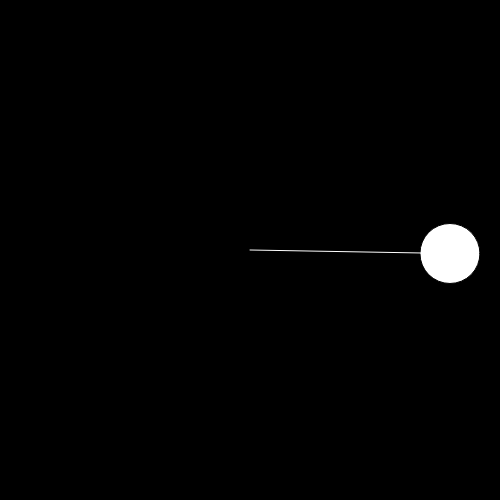
Frame 1 (no input)
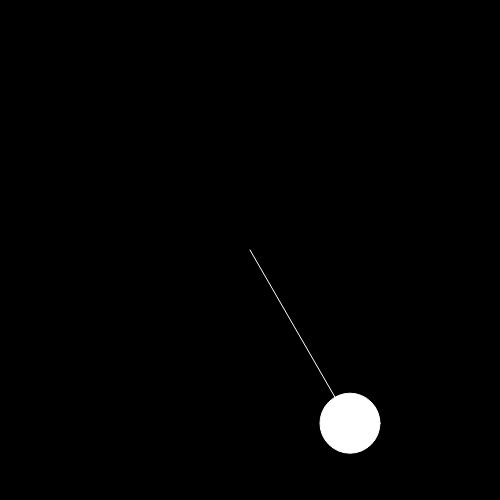
Frame 60 (no input)
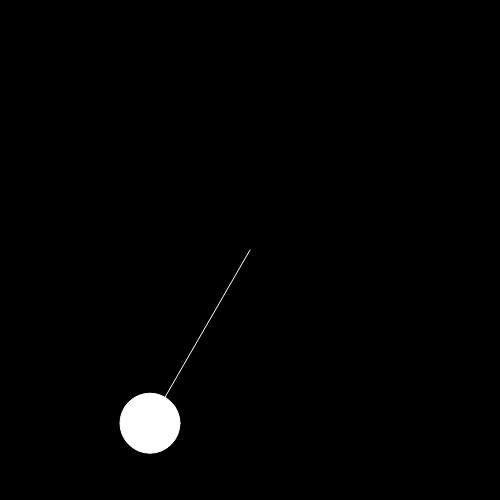
Frame 120 (the mouse pressed at the canvas centre since frame 60)

The p5.js sketch that drew these frames (run headless with seeded random() and noise() and a simulated clock; from frame 60 on, the mouse is pressed at the canvas centre):

// p5.js sketch
// ── sketch.js
var angle = 0
var dis = 200

function setup() {
  angleMode(DEGREES);

  createCanvas (500,500);

  
  }

function draw() {
  background(0);
  translate(250,250)
  angle += 1
  var pos=createVector(0,0)
  pos.set(cos(angle)*dis,sin(angle)*dis)
  ellipse(pos.x,pos.y,60,60)
  stroke(255)
  line(0,0,pos.x,pos.y)


  
  }
  
  
// ── Dots.js
function ball() {
  this.pos=createVector(random(width),random(height))
  //this.x = random(width);
  //this.y = random(height);
  this.speed=createVector(0,0)
  //this.xspeed=0;
  //this.yspeed=0;
  this.acc=createVector(0,0)
  //this.xgravity;
  //this.ygravity;
  this.maxSpeed=0.1
  this.maxForce=1

  this.m=1//random(1,2);
  this.r=5*this.m
  this.f=createVector(0,0)
  this.alfa=0
  this.draw = function(){
    translate(this.pos.x,this.pos.y)
    rotate(this.alfa)
    triangle(0,-this.r*2,-this.r,2*this.r,this.r,2*this.r)
    rotate(-this.alfa)


    //ellipse(0,0,this.m*20,this.m*20)//(this.pos.x, this.pos.y, this.m*20,this.m*20);
    translate(-this.pos.x,-this.pos.y)
  }
  
  this.move = function(){
    
    
    this.speed.add(this.acc)
    this.pos.add(this.speed)
    this.acc.set(0,0)

    /*if (this.pos.x < 0||width < this.pos.x){
      this.speed.x= -1*this.speed.x
      this.pos.add(this.speed);
    }
    if (this.pos.y < 0||height < this.pos.y){
      this.speed.y= -1*this.speed.y
      this.pos.add(this.speed);
    }*/
    this.alfa=this.speed.heading()+PI/2


  }
  this.aplyForce = function(force){
    this.f.set(0,0)
    this.f.set(force.x,force.y)
    this.f.div(this.m)
    this.acc.add(this.f)
    
  }
  this.attract = function(atracted){
    var G = 0.6

    force=createVector(0,0)
    force.set(this.pos.x,this.pos.y)
    force.sub(atracted.pos)
    d = force.mag()


    force.normalize()
    force.mult(this.m*atracted.m*G/d^2)
    return (force)

    

  }

  
   
}
